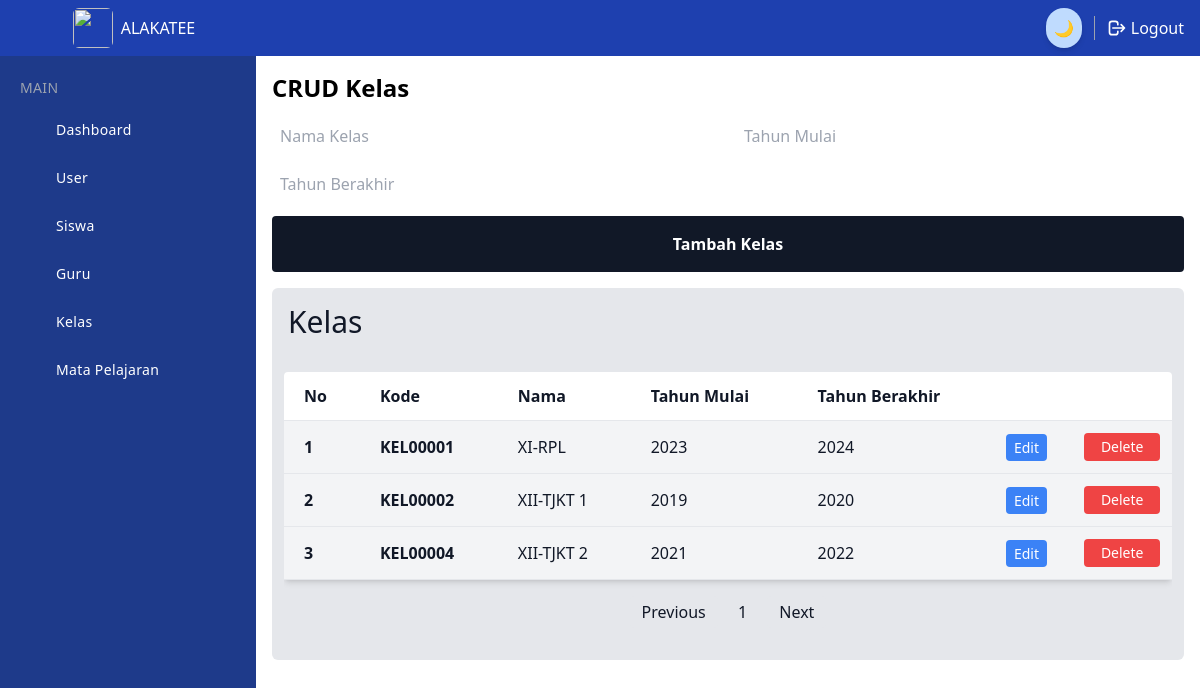
The app's page /dashboard/admin/crud-kelas.php (signed in), older data.
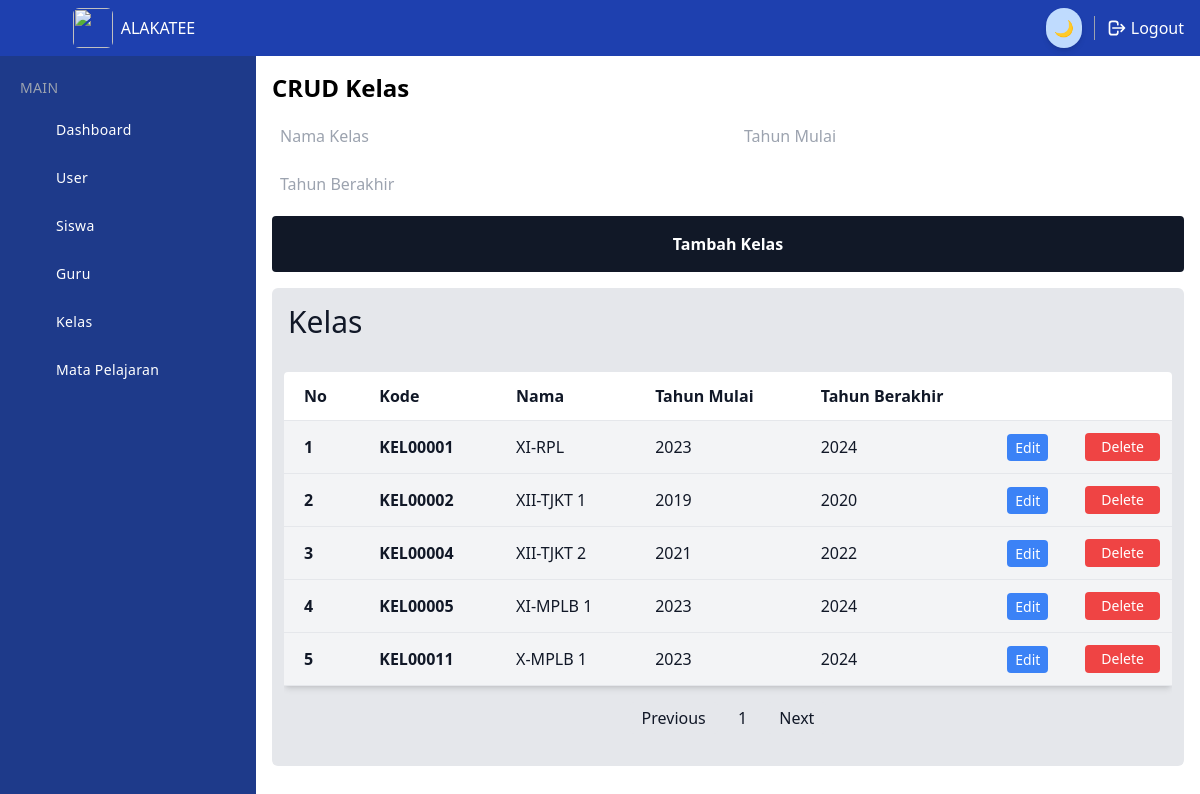
The same page, newer data.
### tables this page shows
CREATE TABLE `kelas` (
  `id` int NOT NULL COMMENT 'Primary Key',
  `kode_kelas` varchar(10) NOT NULL,
  `nama` varchar(100) DEFAULT NULL,
  `jurusan` enum('RPL','TJKT','AKL','PM','MPLB') NOT NULL,
  `ta` varchar(50) DEFAULT NULL
);

### dashboard/admin/crud-kelas.php (the view, shortened to what the changed rows need)
<?php
include '../../config/koneksi.php';
$perPage = 5;
$currentPage = $_GET['page'] ?? 1;
$start = ($currentPage - 1) * $perPage;
$query = "SELECT * FROM kelas LIMIT $start, $perPage";
$resultKelas = mysqli_query($koneksi, $query);
$nomor = ($currentPage - 1) * $perPage + 1;
?>
<!DOCTYPE html>
<html lang="en">
<head>
    <script src="https://cdn.tailwindcss.com"></script>
    <script src="../../config/tailwind.config.js"></script>
</head>
<body>
    <div x-data="setup()" :class="{ 'dark': isDark }">
        <div class="min-h-screen flex flex-col flex-auto flex-shrink-0 antialiased bg-white dark:bg-gray-700 text-black dark:text-white">
            <?php include '../sidebar.php' ?>
            <div class="h-full ml-14 mt-14 mb-10 md:ml-64">
                <div class="container p-4">
                    <h1 class="text-2xl font-bold mb-4">CRUD Kelas</h1>
                    <div class="text-gray-900 bg-gray-200 dark:bg-gray-900 dark:text-gray-100 rounded-md">
                        <div class="p-4 flex">
                            <h1 class="text-3xl">
                                Kelas
                            </h1>
                        </div>
                        <div class="px-3 py-4 flex justify-center">
                            <div class="overflow-x-auto w-full">
                                <table class="w-full text-md bg-white dark:bg-gray-800 shadow-md rounded mb-4">
                                    <tr class="border-b">
                                        <th class="text-left p-3 px-5">No</th>
                                        <th class="text-left p-3 px-5">Kode</th>
                                        <th class="text-left p-3 px-5">Nama</th>
                                        <th class="text-left p-3 px-5">Tahun Mulai</th>
                                        <th class="text-left p-3 px-5">Tahun Berakhir</th>
                                        <th class="text-left"></th>
                                        <th class="text-left"></th>
                                    </tr>
                                    <tbody>
                                        <?php while ($kelas = mysqli_fetch_assoc($resultKelas)) : ?>
                                            <?php
                                            list($ta_mulai, $ta_berakhir) = explode('-', $kelas['ta']);
                                            ?>
                                            <tr class="border-b hover:bg-orange-100 bg-gray-100 dark:bg-gray-800 dark:hover:bg-gray-700 dark:border-gray-700">
                                                <td class="p-3 px-5 font-bold"><?php echo $nomor++; ?></td>
                                                <td class="p-3 px-5 font-bold"><?php echo $kelas['kode_kelas']; ?></td>
                                                    <td class="p-3 px-5"><?php echo $kelas['nama']; ?></td>
                                                    <td class="p-3 px-5"><?php echo $ta_mulai; ?></td>
                                                    <td class="p-3 px-5"><?php echo $ta_berakhir; ?></td>
                                                    <td class="p-3">
                                                        <a href="edit-kelas.php?id=<?php echo $kelas['id']; ?>" class="text-sm bg-blue-500 hover:bg-blue-700 text-white py-1 px-2 rounded focus:outline-none focus:shadow-outline w-full text-center">Edit</a>
                                                    </td>
                                                <form method="post">
                                                    <td class="p-3">
                                                        <button type="submit" name="delete" class="text-sm bg-red-500 hover:bg-red-700 text-white py-1 px-2 rounded focus:outline-none focus:shadow-outline w-full">Delete</button>
                                                    </td>
                                                </form>
                                            </tr>
                                        <?php endwhile; ?>
                                    </tbody>
                                </table>
                            </div>
                        </div>
                    </div>
                </div>
            </div>
        </div>
    </div>
</body>
</html>

### dashboard/sidebar.php (shortened to what the changed rows need)
<?php
$user_role = isset($_SESSION['role']) ? $_SESSION['role'] : '';
$menu_items = [];
$menu_items1 = [];
if ($user_role == 'super_admin' || $user_role == 'admin') {
    $menu_items = [
        ['url' => '/akademik-andika/dashboard/admin/', 'label' => 'Dashboard', 'icon' => 'home-outline'],
        ['url' => '/akademik-andika/dashboard/admin/crud-user.php', 'label' => 'User', 'icon' => 'people-outline'],
        ['url' => '/akademik-andika/dashboard/admin/crud-siswa.php', 'label' => 'Siswa', 'icon' => 'people-outline'],
        ['url' => '/akademik-andika/dashboard/admin/crud-guru.php', 'label' => 'Guru', 'icon' => 'people-outline'],
        ['url' => '/akademik-andika/dashboard/admin/crud-kelas.php', 'label' => 'Kelas', 'icon' => 'people-outline'],
        ['url' => '/akademik-andika/dashboard/admin/crud-mapel.php', 'label' => 'Mata Pelajaran', 'icon' => 'people-outline'],
    ];
}
?>
<div x-data="{ activePath: window.location.pathname + window.location.search, dropdownOpen: <?= in_array($_SERVER['REQUEST_URI'], array_column($menu_items1, 'url')) ? 'true' : 'false' ?> }" class="fixed flex flex-col top-14 left-0 w-14 hover:w-64 md:w-64 bg-blue-900 dark:bg-gray-900 h-full text-white transition-all duration-300 border-none z-10 sidebar">
    <div class="overflow-y-auto overflow-x-hidden flex flex-col justify-between flex-grow">
        <ul class="flex flex-col py-4 space-y-1">
            <?php foreach ($menu_items as $item) : ?>
                <li>
                    <a href="<?= $item['url']; ?>" @click="activePath = '<?= $item['url']; ?>'" :class="{ 'bg-blue-800 dark:bg-gray-600 border-blue-500 dark:border-gray-800 text-white-800': activePath === '<?= $item['url']; ?>' }" class="relative flex flex-row items-center h-11 focus:outline-none hover:bg-blue-800 dark:hover:bg-gray-600 text-white-600 hover:text-white-800 border-l-4 border-transparent hover:border-blue-500 dark:hover:border-gray-800 pr-6">
                        <span class="inline-flex justify-center items-center ml-4">
                            <ion-icon name="<?= $item['icon']; ?>" class="w-7 h-7"></ion-icon>
                        </span>
                        <span class="ml-2 text-sm tracking-wide truncate"><?= $item['label']; ?></span>
                    </a>
                </li>
            <?php endforeach; ?>
        </ul>
    </div>
</div>

Row changes from the older to the newer data that the page shows:
added kelas: kode_kelas "KEL00005", nama "XI-MPLB 1", ta_mulai "2023", ta_berakhir "2024"
added kelas: kode_kelas "KEL00011", nama "X-MPLB 1", ta_mulai "2023", ta_berakhir "2024"
